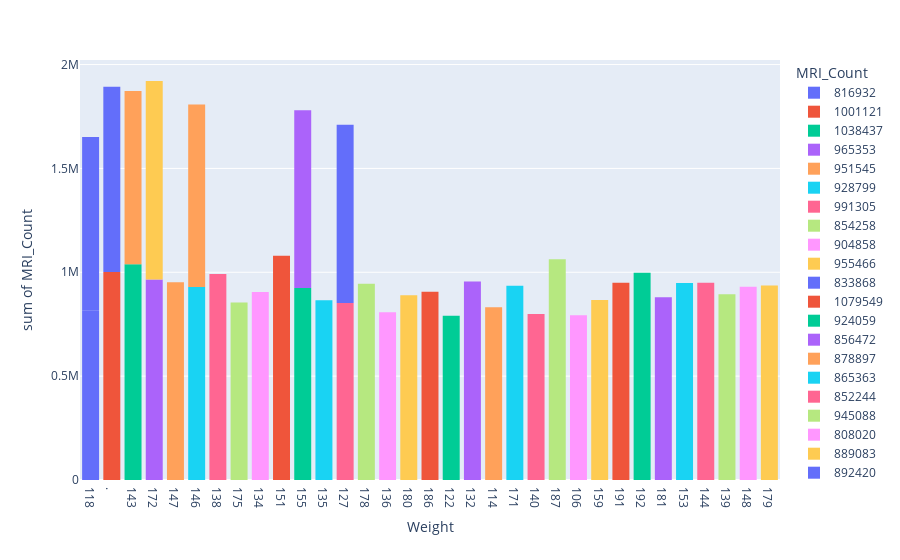

Notebook code for this chart:
### Markdown cell above
# Weight vs MRI_Count

### Code cell
# histogram using plotly
px.histogram(df,x="Weight",y="MRI_Count",color="MRI_Count")

### Figure 1 — Plotly figure (JSON) as saved in the notebook; plotly's stock layout.template omitted (floating-point values rounded to 4 significant figures)
{"data": [{"alignmentgroup": "True", "bingroup": "x", "histfunc": "sum", "hovertemplate": "MRI_Count=816932<br>Weight=%{x}<br>sum of MRI_Count=%{y}<extra></extra>", "legendgroup": "816932", "marker": {"color": "#636efa", "pattern": {"shape": ""}}, "name": "816932", "offsetgroup": "816932", "orientation": "v", "showlegend": true, "type": "histogram", "x": ["118"], "xaxis": "x", "y": [816932], "yaxis": "y"}, {"alignmentgroup": "True", "bingroup": "x", "histfunc": "sum", "hovertemplate": "MRI_Count=1001121<br>Weight=%{x}<br>sum of MRI_Count=%{y}<extra></extra>", "legendgroup": "1001121", "marker": {"color": "#EF553B", "pattern": {"shape": ""}}, "name": "1001121", "offsetgroup": "1001121", "orientation": "v", "showlegend": true, "type": "histogram", "x": ["."], "xaxis": "x", "y": [1001121], "yaxis": "y"}, {"alignmentgroup": "True", "bingroup": "x", "histfunc": "sum", "hovertemplate": "MRI_Count=1038437<br>Weight=%{x}<br>sum of MRI_Count=%{y}<extra></extra>", "legendgroup": "1038437", "marker": {"color": "#00cc96", "pattern": {"shape": ""}}, "name": "1038437", "offsetgroup": "1038437", "orientation": "v", "showlegend": true, "type": "histogram", "x": ["143"], "xaxis": "x", "y": [1038437], "yaxis": "y"}, {"alignmentgroup": "True", "bingroup": "x", "histfunc": "sum", "hovertemplate": "MRI_Count=965353<br>Weight=%{x}<br>sum of MRI_Count=%{y}<extra></extra>", "legendgroup": "965353", "marker": {"color": "#ab63fa", "pattern": {"shape": ""}}, "name": "965353", "offsetgroup": "965353", "orientation": "v", "showlegend": true, "type": "histogram", "x": ["172"], "xaxis": "x", "y": [965353], "yaxis": "y"}, {"alignmentgroup": "True", "bingroup": "x", "histfunc": "sum", "hovertemplate": "MRI_Count=951545<br>Weight=%{x}<br>sum of MRI_Count=%{y}<extra></extra>", "legendgroup": "951545", "marker": {"color": "#FFA15A", "pattern": {"shape": ""}}, "name": "951545", "offsetgroup": "951545", "orientation": "v", "showlegend": true, "type": "histogram", "x": ["147"], "xaxis": "x", "y": [951545], "yaxis": "y"}, {"alignmentgroup": "True", "bingroup": "x", "histfunc": "sum", "hovertemplate": "MRI_Count=928799<br>Weight=%{x}<br>sum of MRI_Count=%{y}<extra></extra>", "legendgroup": "928799", "marker": {"color": "#19d3f3", "pattern": {"shape": ""}}, "name": "928799", "offsetgroup": "928799", "orientation": "v", "showlegend": true, "type": "histogram", "x": ["146"], "xaxis": "x", "y": [928799], "yaxis": "y"}, {"alignmentgroup": "True", "bingroup": "x", "histfunc": "sum", "hovertemplate": "MRI_Count=991305<br>Weight=%{x}<br>sum of MRI_Count=%{y}<extra></extra>", "legendgroup": "991305", "marker": {"color": "#FF6692", "pattern": {"shape": ""}}, "name": "991305", "offsetgroup": "991305", "orientation": "v", "showlegend": true, "type": "histogram", "x": ["138"], "xaxis": "x", "y": [991305], "yaxis": "y"}, {"alignmentgroup": "True", "bingroup": "x", "histfunc": "sum", "hovertemplate": "MRI_Count=854258<br>Weight=%{x}<br>sum of MRI_Count=%{y}<extra></extra>", "legendgroup": "854258", "marker": {"color": "#B6E880", "pattern": {"shape": ""}}, "name": "854258", "offsetgroup": "854258", "orientation": "v", "showlegend": true, "type": "histogram", "x": ["175"], "xaxis": "x", "y": [854258], "yaxis": "y"}, {"alignmentgroup": "True", "bingroup": "x", "histfunc": "sum", "hovertemplate": "MRI_Count=904858<br>Weight=%{x}<br>sum of MRI_Count=%{y}<extra></extra>", "legendgroup": "904858", "marker": {"color": "#FF97FF", "pattern": {"shape": ""}}, "name": "904858", "offsetgroup": "904858", "orientation": "v", "showlegend": true, "type": "histogram", "x": ["134"], "xaxis": "x", "y": [904858], "yaxis": "y"}, {"alignmentgroup": "True", "bingroup": "x", "histfunc": "sum", "hovertemplate": "MRI_Count=955466<br>Weight=%{x}<br>sum of MRI_Count=%{y}<extra></extra>", "legendgroup": "955466", "marker": {"color": "#FECB52", "pattern": {"shape": ""}}, "name": "955466", "offsetgroup": "955466", "orientation": "v", "showlegend": true, "type": "histogram", "x": ["172"], "xaxis": "x", "y": [955466], "yaxis": "y"}, {"alignmentgroup": "True", "bingroup": "x", "histfunc": "sum", "hovertemplate": "MRI_Count=833868<br>Weight=%{x}<br>sum of MRI_Count=%{y}<extra></extra>", "legendgroup": "833868", "marker": {"color": "#636efa", "pattern": {"shape": ""}}, "name": "833868", "offsetgroup": "833868", "orientation": "v", "showlegend": true, "type": "histogram", "x": ["118"], "xaxis": "x", "y": [833868], "yaxis": "y"}, {"alignmentgroup": "True", "bingroup": "x", "histfunc": "sum", "hovertemplate": "MRI_Count=1079549<br>Weight=%{x}<br>sum of MRI_Count=%{y}<extra></extra>", "legendgroup": "1079549", "marker": {"color": "#EF553B", "pattern": {"shape": ""}}, "name": "1079549", "offsetgroup": "1079549", "orientation": "v", "showlegend": true, "type": "histogram", "x": ["151"], "xaxis": "x", "y": [1079549], "yaxis": "y"}, {"alignmentgroup": "True", "bingroup": "x", "histfunc": "sum", "hovertemplate": "MRI_Count=924059<br>Weight=%{x}<br>sum of MRI_Count=%{y}<extra></extra>", "legendgroup": "924059", "marker": {"color": "#00cc96", "pattern": {"shape": ""}}, "name": "924059", "offsetgroup": "924059", "orientation": "v", "showlegend": true, "type": "histogram", "x": ["155"], "xaxis": "x", "y": [924059], "yaxis": "y"}, {"alignmentgroup": "True", "bingroup": "x", "histfunc": "sum", "hovertemplate": "MRI_Count=856472<br>Weight=%{x}<br>sum of MRI_Count=%{y}<extra></extra>", "legendgroup": "856472", "marker": {"color": "#ab63fa", "pattern": {"shape": ""}}, "name": "856472", "offsetgroup": "856472", "orientation": "v", "showlegend": true, "type": "histogram", "x": ["155"], "xaxis": "x", "y": [856472], "yaxis": "y"}, {"alignmentgroup": "True", "bingroup": "x", "histfunc": "sum", "hovertemplate": "MRI_Count=878897<br>Weight=%{x}<br>sum of MRI_Count=%{y}<extra></extra>", "legendgroup": "878897", "marker": {"color": "#FFA15A", "pattern": {"shape": ""}}, "name": "878897", "offsetgroup": "878897", "orientation": "v", "showlegend": true, "type": "histogram", "x": ["146"], "xaxis": "x", "y": [878897], "yaxis": "y"}, {"alignmentgroup": "True", "bingroup": "x", "histfunc": "sum", "hovertemplate": "MRI_Count=865363<br>Weight=%{x}<br>sum of MRI_Count=%{y}<extra></extra>", "legendgroup": "865363", "marker": {"color": "#19d3f3", "pattern": {"shape": ""}}, "name": "865363", "offsetgroup": "865363", "orientation": "v", "showlegend": true, "type": "histogram", "x": ["135"], "xaxis": "x", "y": [865363], "yaxis": "y"}, {"alignmentgroup": "True", "bingroup": "x", "histfunc": "sum", "hovertemplate": "MRI_Count=852244<br>Weight=%{x}<br>sum of MRI_Count=%{y}<extra></extra>", "legendgroup": "852244", "marker": {"color": "#FF6692", "pattern": {"shape": ""}}, "name": "852244", "offsetgroup": "852244", "orientation": "v", "showlegend": true, "type": "histogram", "x": ["127"], "xaxis": "x", "y": [852244], "yaxis": "y"}, {"alignmentgroup": "True", "bingroup": "x", "histfunc": "sum", "hovertemplate": "MRI_Count=945088<br>Weight=%{x}<br>sum of MRI_Count=%{y}<extra></extra>", "legendgroup": "945088", "marker": {"color": "#B6E880", "pattern": {"shape": ""}}, "name": "945088", "offsetgroup": "945088", "orientation": "v", "showlegend": true, "type": "histogram", "x": ["178"], "xaxis": "x", "y": [945088], "yaxis": "y"}, {"alignmentgroup": "True", "bingroup": "x", "histfunc": "sum", "hovertemplate": "MRI_Count=808020<br>Weight=%{x}<br>sum of MRI_Count=%{y}<extra></extra>", "legendgroup": "808020", "marker": {"color": "#FF97FF", "pattern": {"shape": ""}}, "name": "808020", "offsetgroup": "808020", "orientation": "v", "showlegend": true, "type": "histogram", "x": ["136"], "xaxis": "x", "y": [808020], "yaxis": "y"}, {"alignmentgroup": "True", "bingroup": "x", "histfunc": "sum", "hovertemplate": "MRI_Count=889083<br>Weight=%{x}<br>sum of MRI_Count=%{y}<extra></extra>", "legendgroup": "889083", "marker": {"color": "#FECB52", "pattern": {"shape": ""}}, "name": "889083", "offsetgroup": "889083", "orientation": "v", "showlegend": true, "type": "histogram", "x": ["180"], "xaxis": "x", "y": [889083], "yaxis": "y"}, {"alignmentgroup": "True", "bingroup": "x", "histfunc": "sum", "hovertemplate": "MRI_Count=892420<br>Weight=%{x}<br>sum of MRI_Count=%{y}<extra></extra>", "legendgroup": "892420", "marker": {"color": "#636efa", "pattern": {"shape": ""}}, "name": "892420", "offsetgroup": "892420", "orientation": "v", "showlegend": true, "type": "histogram", "x": ["."], "xaxis": "x", "y": [892420], "yaxis": "y"}, {"alignmentgroup": "True", "bingroup": "x", "histfunc": "sum", "hovertemplate": "MRI_Count=905940<br>Weight=%{x}<br>sum of MRI_Count=%{y}<extra></extra>", "legendgroup": "905940", "marker": {"color": "#EF553B", "pattern": {"shape": ""}}, "name": "905940", "offsetgroup": "905940", "orientation": "v", "showlegend": true, "type": "histogram", "x": ["186"], "xaxis": "x", "y": [905940], "yaxis": "y"}, {"alignmentgroup": "True", "bingroup": "x", "histfunc": "sum", "hovertemplate": "MRI_Count=790619<br>Weight=%{x}<br>sum of MRI_Count=%{y}<extra></extra>", "legendgroup": "790619", "marker": {"color": "#00cc96", "pattern": {"shape": ""}}, "name": "790619", "offsetgroup": "790619", "orientation": "v", "showlegend": true, "type": "histogram", "x": ["122"], "xaxis": "x", "y": [790619], "yaxis": "y"}, {"alignmentgroup": "True", "bingroup": "x", "histfunc": "sum", "hovertemplate": "MRI_Count=955003<br>Weight=%{x}<br>sum of MRI_Count=%{y}<extra></extra>", "legendgroup": "955003", "marker": {"color": "#ab63fa", "pattern": {"shape": ""}}, "name": "955003", "offsetgroup": "955003", "orientation": "v", "showlegend": true, "type": "histogram", "x": ["132"], "xaxis": "x", "y": [955003], "yaxis": "y"}, {"alignmentgroup": "True", "bingroup": "x", "histfunc": "sum", "hovertemplate": "MRI_Count=831772<br>Weight=%{x}<br>sum of MRI_Count=%{y}<extra></extra>", "legendgroup": "831772", "marker": {"color": "#FFA15A", "pattern": {"shape": ""}}, "name": "831772", "offsetgroup": "831772", "orientation": "v", "showlegend": true, "type": "histogram", "x": ["114"], "xaxis": "x", "y": [831772], "yaxis": "y"}, {"alignmentgroup": "True", "bingroup": "x", "histfunc": "sum", "hovertemplate": "MRI_Count=935494<br>Weight=%{x}<br>sum of MRI_Count=%{y}<extra></extra>", "legendgroup": "935494", "marker": {"color": "#19d3f3", "pattern": {"shape": ""}}, "name": "935494", "offsetgroup": "935494", "orientation": "v", "showlegend": true, "type": "histogram", "x": ["171"], "xaxis": "x", "y": [935494], "yaxis": "y"}, {"alignmentgroup": "True", "bingroup": "x", "histfunc": "sum", "hovertemplate": "MRI_Count=798612<br>Weight=%{x}<br>sum of MRI_Count=%{y}<extra></extra>", "legendgroup": "798612", "marker": {"color": "#FF6692", "pattern": {"shape": ""}}, "name": "798612", "offsetgroup": "798612", "orientation": "v", "showlegend": true, "type": "histogram", "x": ["140"], "xaxis": "x", "y": [798612], "yaxis": "y"}, {"alignmentgroup": "True", "bingroup": "x", "histfunc": "sum", "hovertemplate": "MRI_Count=1062462<br>Weight=%{x}<br>sum of MRI_Count=%{y}<extra></extra>", "legendgroup": "1062462", "marker": {"color": "#B6E880", "pattern": {"shape": ""}}, "name": "1062462", "offsetgroup": "1062462", "orientation": "v", "showlegend": true, "type": "histogram", "x": ["187"], "xaxis": "x", "y": [1062462], "yaxis": "y"}, {"alignmentgroup": "True", "bingroup": "x", "histfunc": "sum", "hovertemplate": "MRI_Count=793549<br>Weight=%{x}<br>sum of MRI_Count=%{y}<extra></extra>", "legendgroup": "793549", "marker": {"color": "#FF97FF", "pattern": {"shape": ""}}, "name": "793549", "offsetgroup": "793549", "orientation": "v", "showlegend": true, "type": "histogram", "x": ["106"], "xaxis": "x", "y": [793549], "yaxis": "y"}, {"alignmentgroup": "True", "bingroup": "x", "histfunc": "sum", "hovertemplate": "MRI_Count=866662<br>Weight=%{x}<br>sum of MRI_Count=%{y}<extra></extra>", "legendgroup": "866662", "marker": {"color": "#FECB52", "pattern": {"shape": ""}}, "name": "866662", "offsetgroup": "866662", "orientation": "v", "showlegend": true, "type": "histogram", "x": ["159"], "xaxis": "x", "y": [866662], "yaxis": "y"}, {"alignmentgroup": "True", "bingroup": "x", "histfunc": "sum", "hovertemplate": "MRI_Count=857782<br>Weight=%{x}<br>sum of MRI_Count=%{y}<extra></extra>", "legendgroup": "857782", "marker": {"color": "#636efa", "pattern": {"shape": ""}}, "name": "857782", "offsetgroup": "857782", "orientation": "v", "showlegend": true, "type": "histogram", "x": ["127"], "xaxis": "x", "y": [857782], "yaxis": "y"}, {"alignmentgroup": "True", "bingroup": "x", "histfunc": "sum", "hovertemplate": "MRI_Count=949589<br>Weight=%{x}<br>sum of MRI_Count=%{y}<extra></extra>", "legendgroup": "949589", "marker": {"color": "#EF553B", "pattern": {"shape": ""}}, "name": "949589", "offsetgroup": "949589", "orientation": "v", "showlegend": true, "type": "histogram", "x": ["191"], "xaxis": "x", "y": [949589], "yaxis": "y"}, {"alignmentgroup": "True", "bingroup": "x", "histfunc": "sum", "hovertemplate": "MRI_Count=997925<br>Weight=%{x}<br>sum of MRI_Count=%{y}<extra></extra>", "legendgroup": "997925", "marker": {"color": "#00cc96", "pattern": {"shape": ""}}, "name": "997925", "offsetgroup": "997925", "orientation": "v", "showlegend": true, "type": "histogram", "x": ["192"], "xaxis": "x", "y": [997925], "yaxis": "y"}, {"alignmentgroup": "True", "bingroup": "x", "histfunc": "sum", "hovertemplate": "MRI_Count=879987<br>Weight=%{x}<br>sum of MRI_Count=%{y}<extra></extra>", "legendgroup": "879987", "marker": {"color": "#ab63fa", "pattern": {"shape": ""}}, "name": "879987", "offsetgroup": "879987", "orientation": "v", "showlegend": true, "type": "histogram", "x": ["181"], "xaxis": "x", "y": [879987], "yaxis": "y"}, {"alignmentgroup": "True", "bingroup": "x", "histfunc": "sum", "hovertemplate": "MRI_Count=834344<br>Weight=%{x}<br>sum of MRI_Count=%{y}<extra></extra>", "legendgroup": "834344", "marker": {"color": "#FFA15A", "pattern": {"shape": ""}}, "name": "834344", "offsetgroup": "834344", "orientation": "v", "showlegend": true, "type": "histogram", "x": ["143"], "xaxis": "x", "y": [834344], "yaxis": "y"}, {"alignmentgroup": "True", "bingroup": "x", "histfunc": "sum", "hovertemplate": "MRI_Count=948066<br>Weight=%{x}<br>sum of MRI_Count=%{y}<extra></extra>", "legendgroup": "948066", "marker": {"color": "#19d3f3", "pattern": {"shape": ""}}, "name": "948066", "offsetgroup": "948066", "orientation": "v", "showlegend": true, "type": "histogram", "x": ["153"], "xaxis": "x", "y": [948066], "yaxis": "y"}, {"alignmentgroup": "True", "bingroup": "x", "histfunc": "sum", "hovertemplate": "MRI_Count=949395<br>Weight=%{x}<br>sum of MRI_Count=%{y}<extra></extra>", "legendgroup": "949395", "marker": {"color": "#FF6692", "pattern": {"shape": ""}}, "name": "949395", "offsetgroup": "949395", "orientation": "v", "showlegend": true, "type": "histogram", "x": ["144"], "xaxis": "x", "y": [949395], "yaxis": "y"}, {"alignmentgroup": "True", "bingroup": "x", "histfunc": "sum", "hovertemplate": "MRI_Count=893983<br>Weight=%{x}<br>sum of MRI_Count=%{y}<extra></extra>", "legendgroup": "893983", "marker": {"color": "#B6E880", "pattern": {"shape": ""}}, "name": "893983", "offsetgroup": "893983", "orientation": "v", "showlegend": true, "type": "histogram", "x": ["139"], "xaxis": "x", "y": [893983], "yaxis": "y"}, {"alignmentgroup": "True", "bingroup": "x", "histfunc": "sum", "hovertemplate": "MRI_Count=930016<br>Weight=%{x}<br>sum of MRI_Count=%{y}<extra></extra>", "legendgroup": "930016", "marker": {"color": "#FF97FF", "pattern": {"shape": ""}}, "name": "930016", "offsetgroup": "930016", "orientation": "v", "showlegend": true, "type": "histogram", "x": ["148"], "xaxis": "x", "y": [930016], "yaxis": "y"}, {"alignmentgroup": "True", "bingroup": "x", "histfunc": "sum", "hovertemplate": "MRI_Count=935863<br>Weight=%{x}<br>sum of MRI_Count=%{y}<extra></extra>", "legendgroup": "935863", "marker": {"color": "#FECB52", "pattern": {"shape": ""}}, "name": "935863", "offsetgroup": "935863", "orientation": "v", "showlegend": true, "type": "histogram", "x": ["179"], "xaxis": "x", "y": [935863], "yaxis": "y"}], "layout": {"barmode": "relative", "legend": {"title": {"text": "MRI_Count"}, "tracegroupgap": 0}, "margin": {"t": 60}, "xaxis": {"anchor": "y", "domain": [0, 1], "title": {"text": "Weight"}}, "yaxis": {"anchor": "x", "categoryarray": [935863, 930016, 893983, 949395, 948066, 834344, 879987, 997925, 949589, 857782, 866662, 793549, 1062462, 798612, 935494, 831772, 955003, 790619, 905940, 892420, 889083, 808020, 945088, 852244, 865363, 878897, 856472, 924059, 1079549, 833868, 955466, 904858, 854258, 991305, 928799, 951545, 965353, 1038437, 1001121, 816932], "categoryorder": "array", "domain": [0, 1], "title": {"text": "sum of MRI_Count"}}}}
